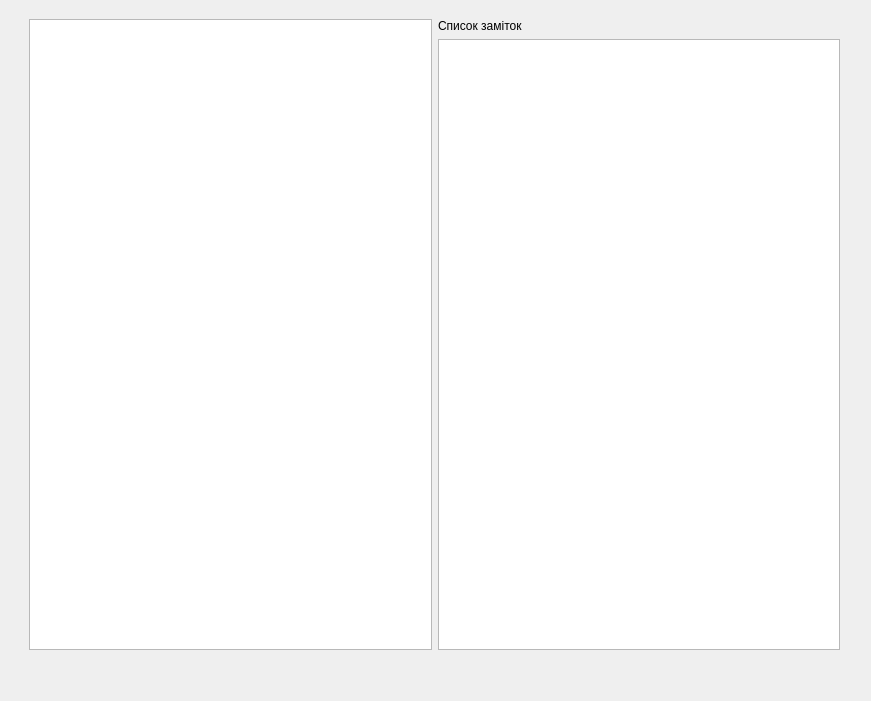
<?xml version="1.0" encoding="UTF-8"?>
<ui version="4.0">
 <class>MainWindow</class>
 <widget class="QMainWindow" name="MainWindow">
  <property name="geometry">
   <rect>
    <x>0</x>
    <y>0</y>
    <width>871</width>
    <height>701</height>
   </rect>
  </property>
  <property name="windowTitle">
   <string>MainWindow</string>
  </property>
  <widget class="QWidget" name="centralwidget">
   <widget class="QWidget" name="horizontalLayoutWidget">
    <property name="geometry">
     <rect>
      <x>29</x>
      <y>19</y>
      <width>811</width>
      <height>631</height>
     </rect>
    </property>
    <layout class="QHBoxLayout" name="horizontalLayout">
     <item>
      <widget class="QTextEdit" name="textEdit"/>
     </item>
     <item>
      <layout class="QVBoxLayout" name="verticalLayout">
       <item>
        <widget class="QLabel" name="label">
         <property name="text">
          <string>Список заміток</string>
         </property>
        </widget>
       </item>
       <item>
        <widget class="QListWidget" name="listWidget"/>
       </item>
      </layout>
     </item>
    </layout>
   </widget>
  </widget>
 </widget>
 <resources/>
 <connections/>
</ui>
